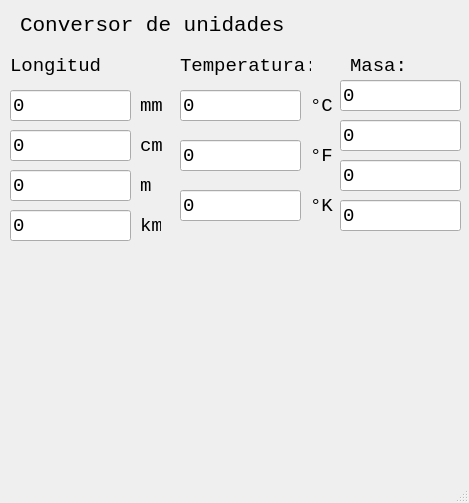
<?xml version="1.0" encoding="UTF-8"?>
<ui version="4.0">
 <class>MainWindow</class>
 <widget class="QMainWindow" name="MainWindow">
  <property name="geometry">
   <rect>
    <x>0</x>
    <y>0</y>
    <width>469</width>
    <height>503</height>
   </rect>
  </property>
  <property name="windowTitle">
   <string>MainWindow</string>
  </property>
  <widget class="QWidget" name="centralwidget">
   <widget class="QLabel" name="label">
    <property name="geometry">
     <rect>
      <x>20</x>
      <y>10</y>
      <width>341</width>
      <height>31</height>
     </rect>
    </property>
    <property name="font">
     <font>
      <family>Consolas</family>
      <pointsize>16</pointsize>
     </font>
    </property>
    <property name="text">
     <string>Conversor de unidades</string>
    </property>
   </widget>
   <widget class="QLabel" name="label_2">
    <property name="geometry">
     <rect>
      <x>10</x>
      <y>50</y>
      <width>91</width>
      <height>31</height>
     </rect>
    </property>
    <property name="font">
     <font>
      <family>Consolas</family>
      <pointsize>14</pointsize>
     </font>
    </property>
    <property name="text">
     <string>Longitud:</string>
    </property>
   </widget>
   <widget class="QLineEdit" name="txtMm">
    <property name="geometry">
     <rect>
      <x>10</x>
      <y>90</y>
      <width>121</width>
      <height>31</height>
     </rect>
    </property>
    <property name="font">
     <font>
      <family>Consolas</family>
      <pointsize>14</pointsize>
     </font>
    </property>
    <property name="text">
     <string>0</string>
    </property>
   </widget>
   <widget class="QLabel" name="label_3">
    <property name="geometry">
     <rect>
      <x>140</x>
      <y>130</y>
      <width>31</width>
      <height>31</height>
     </rect>
    </property>
    <property name="font">
     <font>
      <family>Consolas</family>
      <pointsize>14</pointsize>
     </font>
    </property>
    <property name="text">
     <string>cm</string>
    </property>
   </widget>
   <widget class="QLineEdit" name="txtCm">
    <property name="geometry">
     <rect>
      <x>10</x>
      <y>130</y>
      <width>121</width>
      <height>31</height>
     </rect>
    </property>
    <property name="font">
     <font>
      <family>Consolas</family>
      <pointsize>14</pointsize>
     </font>
    </property>
    <property name="text">
     <string>0</string>
    </property>
   </widget>
   <widget class="QLabel" name="label_4">
    <property name="geometry">
     <rect>
      <x>140</x>
      <y>170</y>
      <width>21</width>
      <height>31</height>
     </rect>
    </property>
    <property name="font">
     <font>
      <family>Consolas</family>
      <pointsize>14</pointsize>
     </font>
    </property>
    <property name="text">
     <string>m</string>
    </property>
   </widget>
   <widget class="QLineEdit" name="txtKm">
    <property name="geometry">
     <rect>
      <x>10</x>
      <y>210</y>
      <width>121</width>
      <height>31</height>
     </rect>
    </property>
    <property name="font">
     <font>
      <family>Consolas</family>
      <pointsize>14</pointsize>
     </font>
    </property>
    <property name="text">
     <string>0</string>
    </property>
   </widget>
   <widget class="QLineEdit" name="txtM">
    <property name="geometry">
     <rect>
      <x>10</x>
      <y>170</y>
      <width>121</width>
      <height>31</height>
     </rect>
    </property>
    <property name="font">
     <font>
      <family>Consolas</family>
      <pointsize>14</pointsize>
     </font>
    </property>
    <property name="text">
     <string>0</string>
    </property>
   </widget>
   <widget class="QLabel" name="label_5">
    <property name="geometry">
     <rect>
      <x>140</x>
      <y>90</y>
      <width>31</width>
      <height>31</height>
     </rect>
    </property>
    <property name="font">
     <font>
      <family>Consolas</family>
      <pointsize>14</pointsize>
     </font>
    </property>
    <property name="text">
     <string>mm</string>
    </property>
   </widget>
   <widget class="QLabel" name="label_6">
    <property name="geometry">
     <rect>
      <x>140</x>
      <y>210</y>
      <width>21</width>
      <height>31</height>
     </rect>
    </property>
    <property name="font">
     <font>
      <family>Consolas</family>
      <pointsize>14</pointsize>
     </font>
    </property>
    <property name="text">
     <string>km</string>
    </property>
   </widget>
   <widget class="QLineEdit" name="txtMg">
    <property name="geometry">
     <rect>
      <x>340</x>
      <y>80</y>
      <width>121</width>
      <height>31</height>
     </rect>
    </property>
    <property name="font">
     <font>
      <family>Consolas</family>
      <pointsize>14</pointsize>
     </font>
    </property>
    <property name="text">
     <string>0</string>
    </property>
   </widget>
   <widget class="QLabel" name="label_7">
    <property name="geometry">
     <rect>
      <x>350</x>
      <y>50</y>
      <width>91</width>
      <height>31</height>
     </rect>
    </property>
    <property name="font">
     <font>
      <family>Consolas</family>
      <pointsize>14</pointsize>
     </font>
    </property>
    <property name="text">
     <string>Masa:</string>
    </property>
   </widget>
   <widget class="QLineEdit" name="txtG">
    <property name="geometry">
     <rect>
      <x>340</x>
      <y>120</y>
      <width>121</width>
      <height>31</height>
     </rect>
    </property>
    <property name="font">
     <font>
      <family>Consolas</family>
      <pointsize>14</pointsize>
     </font>
    </property>
    <property name="text">
     <string>0</string>
    </property>
   </widget>
   <widget class="QLineEdit" name="txtKg">
    <property name="geometry">
     <rect>
      <x>340</x>
      <y>160</y>
      <width>121</width>
      <height>31</height>
     </rect>
    </property>
    <property name="font">
     <font>
      <family>Consolas</family>
      <pointsize>14</pointsize>
     </font>
    </property>
    <property name="text">
     <string>0</string>
    </property>
   </widget>
   <widget class="QLineEdit" name="txtT">
    <property name="geometry">
     <rect>
      <x>340</x>
      <y>200</y>
      <width>121</width>
      <height>31</height>
     </rect>
    </property>
    <property name="font">
     <font>
      <family>Consolas</family>
      <pointsize>14</pointsize>
     </font>
    </property>
    <property name="text">
     <string>0</string>
    </property>
   </widget>
   <widget class="QLabel" name="label_8">
    <property name="geometry">
     <rect>
      <x>470</x>
      <y>80</y>
      <width>31</width>
      <height>31</height>
     </rect>
    </property>
    <property name="font">
     <font>
      <family>Consolas</family>
      <pointsize>14</pointsize>
     </font>
    </property>
    <property name="text">
     <string>mg</string>
    </property>
   </widget>
   <widget class="QLabel" name="label_9">
    <property name="geometry">
     <rect>
      <x>470</x>
      <y>120</y>
      <width>31</width>
      <height>31</height>
     </rect>
    </property>
    <property name="font">
     <font>
      <family>Consolas</family>
      <pointsize>14</pointsize>
     </font>
    </property>
    <property name="text">
     <string>g</string>
    </property>
   </widget>
   <widget class="QLabel" name="label_10">
    <property name="geometry">
     <rect>
      <x>470</x>
      <y>160</y>
      <width>31</width>
      <height>31</height>
     </rect>
    </property>
    <property name="font">
     <font>
      <family>Consolas</family>
      <pointsize>14</pointsize>
     </font>
    </property>
    <property name="text">
     <string>kg</string>
    </property>
   </widget>
   <widget class="QLabel" name="label_11">
    <property name="geometry">
     <rect>
      <x>470</x>
      <y>200</y>
      <width>31</width>
      <height>31</height>
     </rect>
    </property>
    <property name="font">
     <font>
      <family>Consolas</family>
      <pointsize>14</pointsize>
     </font>
    </property>
    <property name="text">
     <string>t</string>
    </property>
   </widget>
   <widget class="QLabel" name="label_12">
    <property name="geometry">
     <rect>
      <x>180</x>
      <y>50</y>
      <width>131</width>
      <height>31</height>
     </rect>
    </property>
    <property name="font">
     <font>
      <family>Consolas</family>
      <pointsize>14</pointsize>
     </font>
    </property>
    <property name="text">
     <string>Temperatura:</string>
    </property>
   </widget>
   <widget class="QLineEdit" name="txtCel">
    <property name="geometry">
     <rect>
      <x>180</x>
      <y>90</y>
      <width>121</width>
      <height>31</height>
     </rect>
    </property>
    <property name="font">
     <font>
      <family>Consolas</family>
      <pointsize>14</pointsize>
     </font>
    </property>
    <property name="text">
     <string>0</string>
    </property>
   </widget>
   <widget class="QLineEdit" name="txtFar">
    <property name="geometry">
     <rect>
      <x>180</x>
      <y>140</y>
      <width>121</width>
      <height>31</height>
     </rect>
    </property>
    <property name="font">
     <font>
      <family>Consolas</family>
      <pointsize>14</pointsize>
     </font>
    </property>
    <property name="text">
     <string>0</string>
    </property>
   </widget>
   <widget class="QLineEdit" name="txtKel">
    <property name="geometry">
     <rect>
      <x>180</x>
      <y>190</y>
      <width>121</width>
      <height>31</height>
     </rect>
    </property>
    <property name="font">
     <font>
      <family>Consolas</family>
      <pointsize>14</pointsize>
     </font>
    </property>
    <property name="text">
     <string>0</string>
    </property>
   </widget>
   <widget class="QLabel" name="label_13">
    <property name="geometry">
     <rect>
      <x>310</x>
      <y>90</y>
      <width>31</width>
      <height>31</height>
     </rect>
    </property>
    <property name="font">
     <font>
      <family>Consolas</family>
      <pointsize>14</pointsize>
     </font>
    </property>
    <property name="text">
     <string>°C</string>
    </property>
   </widget>
   <widget class="QLabel" name="label_14">
    <property name="geometry">
     <rect>
      <x>310</x>
      <y>140</y>
      <width>31</width>
      <height>31</height>
     </rect>
    </property>
    <property name="font">
     <font>
      <family>Consolas</family>
      <pointsize>14</pointsize>
     </font>
    </property>
    <property name="text">
     <string>°F</string>
    </property>
   </widget>
   <widget class="QLabel" name="label_15">
    <property name="geometry">
     <rect>
      <x>310</x>
      <y>190</y>
      <width>31</width>
      <height>31</height>
     </rect>
    </property>
    <property name="font">
     <font>
      <family>Consolas</family>
      <pointsize>14</pointsize>
     </font>
    </property>
    <property name="text">
     <string>°K</string>
    </property>
   </widget>
  </widget>
  <widget class="QMenuBar" name="menubar">
   <property name="geometry">
    <rect>
     <x>0</x>
     <y>0</y>
     <width>469</width>
     <height>18</height>
    </rect>
   </property>
  </widget>
  <widget class="QStatusBar" name="statusbar"/>
 </widget>
 <resources/>
 <connections/>
</ui>
